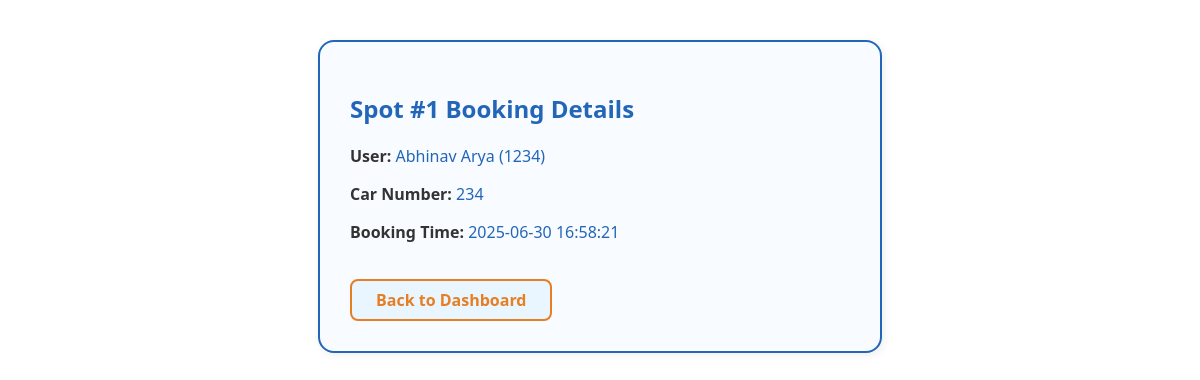
Screenshot of /admin/spotDetails/5 (signed in) with the database file from the repository.
### models.py (models this page shows)
class ParkingSpot(db.Model):
    id = db.Column(db.Integer, primary_key=True)
    lot_id = db.Column(db.Integer, db.ForeignKey('parking_lot.id'), nullable=False)
    spot_number = db.Column(db.Integer, nullable=False)
    status = db.Column(db.String(1), nullable=False, default='A')  # 'A' for available, 'O' for occupied
    lot = db.relationship('ParkingLot', backref=db.backref('spots', cascade='all, delete-orphan', lazy=True))

class User(db.Model):
    id = db.Column(db.Integer, primary_key=True)
    username = db.Column(db.String(80), unique=True, nullable=False)
    password = db.Column(db.String(120), nullable=False)
    name = db.Column(db.String(120), nullable=False)
    address = db.Column(db.String(200), nullable=True)
    pincode = db.Column(db.String(20), nullable=True)
    admin = db.Column(db.Boolean, default=False)

class ParkingRecord(db.Model):
    id = db.Column(db.Integer, primary_key=True)
    user_id = db.Column(db.Integer, db.ForeignKey('user.id'), nullable=False)
    vehicle_number = db.Column(db.String(20), nullable=False)
    parking_time = db.Column(db.DateTime, nullable=False)
    exit_time = db.Column(db.DateTime, nullable=True)
    lot_id = db.Column(db.Integer, db.ForeignKey('parking_lot.id'), nullable=True)
    price_at_booking = db.Column(db.Float, nullable=False)
    lot_location = db.Column(db.String(120), nullable=False)
    lot_address = db.Column(db.String(200), nullable=False)
    lot_pin = db.Column(db.String(20), nullable=False)
    spot_id = db.Column(db.Integer, db.ForeignKey('parking_spot.id'), nullable=True)
    user = db.relationship('User', backref=db.backref('parking_history', lazy=True))
    lot = db.relationship('ParkingLot', backref=db.backref('parking_records', lazy=True))
    spot = db.relationship('ParkingSpot', backref=db.backref('parking_records', lazy=True))

### controllers/admin_controllers.py (the view)
@admin_bp.route('/spotDetails/<int:spot_id>')
@admin_required
def spot_details(spot_id):
    spot = ParkingSpot.query.get(spot_id)
    if not spot:
        return "Spot not found!", 404
    record = None
    if spot.status == 'O':
        record = ParkingRecord.query.filter_by(spot_id=spot.id, exit_time=None).first()
    return render_template('spotDetails.html', spot=spot, record=record)

### controllers/admin_controllers.py (called while the page is built)
def admin_required(f):
    @wraps(f)
    def decorated_function(*args, **kwargs):
        if 'user_id' not in session or not session.get('admin'):
            return redirect(url_for('auth.login'))
        return f(*args, **kwargs)
    return decorated_function

### templates/spotDetails.html (shortened to what this page needs)
<!DOCTYPE html>
<html lang="en">
<head>
</head>
<body>
    <div class="container">
        <h2>Spot #{{ spot.spot_number }} Booking Details</h2>
        {% if record %}
            <p><span class="label">User:</span> <span class="value">{{ record.user.name }} ({{ record.user.username }})</span></p>
            <p><span class="label">Car Number:</span> <span class="value">{{ record.vehicle_number }}</span></p>
            <p><span class="label">Booking Time:</span> <span class="value">{{ record.parking_time.strftime('%Y-%m-%d %H:%M:%S') }}</span></p>
        {% else %}
            <p>No active booking found for this spot.</p>
        {% endif %}
        <a href="{{ url_for('admin.dashboard') }}" class="back-btn">Back to Dashboard</a>
    </div>
</body>
</html>

### templates/spotDetails.html (style rules this page uses)
body { font-family: 'Segoe UI', sans-serif; background: #fff; }
.container { max-width: 500px; margin: 40px auto; border: 2px solid #2366b8; border-radius: 16px; padding: 30px; background: #f8fbff; box-shadow: 2px 2px 8px #eee; }
h2 { color: #2366b8; }
.label { font-weight: bold; color: #333; }
.value { color: #2366b8; }
.back-btn { margin-top: 20px; display: inline-block; background: #eaf6ff; color: #e67e22; border: 2px solid #e67e22; border-radius: 8px; font-size: 1em; padding: 8px 24px; cursor: pointer; font-weight: bold; text-decoration: none; }

### rows the page displays
ParkingSpot: spot_number "1"
User: user.name "Abhinav Arya", user.username "1234"
ParkingRecord: vehicle_number "234", parking_time "2025-06-30 16:58:21"
